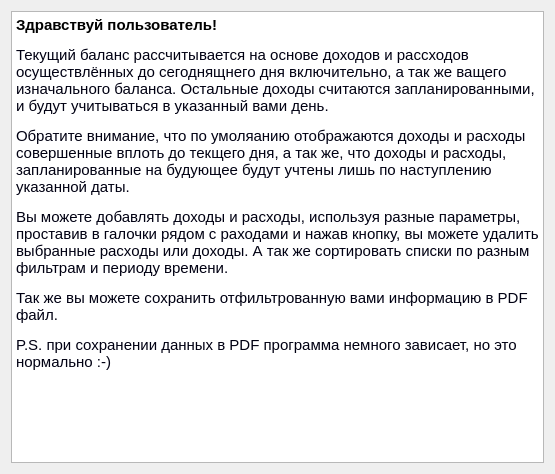
<?xml version="1.0" encoding="UTF-8"?>
<ui version="4.0">
 <class>Dialog</class>
 <widget class="QDialog" name="Dialog">
  <property name="geometry">
   <rect>
    <x>0</x>
    <y>0</y>
    <width>555</width>
    <height>474</height>
   </rect>
  </property>
  <property name="windowTitle">
   <string>Информация</string>
  </property>
  <layout class="QVBoxLayout" name="verticalLayout">
   <item>
    <widget class="QTextBrowser" name="textBrowser">
     <property name="minimumSize">
      <size>
       <width>300</width>
       <height>200</height>
      </size>
     </property>
     <property name="html">
      <string>&lt;!DOCTYPE HTML PUBLIC &quot;-//W3C//DTD HTML 4.0//EN&quot; &quot;http://www.w3.org/TR/REC-html40/strict.dtd&quot;&gt;
&lt;html&gt;&lt;head&gt;&lt;meta name=&quot;qrichtext&quot; content=&quot;1&quot; /&gt;&lt;style type=&quot;text/css&quot;&gt;
p, li { white-space: pre-wrap; }
&lt;/style&gt;&lt;/head&gt;&lt;body style=&quot; font-family:'MS Shell Dlg 2'; font-size:8.25pt; font-weight:400; font-style:normal;&quot;&gt;
&lt;p style=&quot; margin-top:12px; margin-bottom:12px; margin-left:0px; margin-right:0px; -qt-block-indent:0; text-indent:0px;&quot;&gt;&lt;span style=&quot; font-size:11pt; font-weight:600;&quot;&gt;Здравствуй пользователь!&lt;/span&gt;&lt;/p&gt;
&lt;p style=&quot; margin-top:12px; margin-bottom:12px; margin-left:0px; margin-right:0px; -qt-block-indent:0; text-indent:0px;&quot;&gt;&lt;span style=&quot; font-size:11pt; color:#000012;&quot;&gt;Текущий баланс рассчитывается на основе доходов и рассходов осуществлённых до сегоднящнего дня включительно, а так же ващего изначального баланса. Остальные доходы считаются запланированными, и будут учитываться в указанный вами день.&lt;/span&gt;&lt;/p&gt;
&lt;p style=&quot; margin-top:12px; margin-bottom:12px; margin-left:0px; margin-right:0px; -qt-block-indent:0; text-indent:0px;&quot;&gt;&lt;span style=&quot; font-size:11pt; color:#000012;&quot;&gt;Обратите внимание, что по умоляанию отображаются доходы и расходы совершенные вплоть до текщего дня, а так же, что доходы и расходы, запланированные на будующее будут учтены лишь по наступлению указанной даты.&lt;/span&gt;&lt;/p&gt;
&lt;p style=&quot; margin-top:12px; margin-bottom:12px; margin-left:0px; margin-right:0px; -qt-block-indent:0; text-indent:0px;&quot;&gt;&lt;span style=&quot; font-size:11pt; color:#000012;&quot;&gt;Вы можете добавлять доходы и расходы, используя разные параметры, проставив в галочки рядом с раходами и нажав кнопку, вы можете удалить выбранные расходы или доходы. А так же сортировать списки по разным фильтрам и периоду времени. &lt;/span&gt;&lt;/p&gt;
&lt;p style=&quot; margin-top:12px; margin-bottom:12px; margin-left:0px; margin-right:0px; -qt-block-indent:0; text-indent:0px;&quot;&gt;&lt;span style=&quot; font-size:11pt; color:#000012;&quot;&gt;Так же вы можете сохранить отфильтрованную вами информацию в PDF файл.&lt;/span&gt;&lt;/p&gt;
&lt;p style=&quot; margin-top:12px; margin-bottom:12px; margin-left:0px; margin-right:0px; -qt-block-indent:0; text-indent:0px;&quot;&gt;&lt;span style=&quot; font-size:11pt; color:#000012;&quot;&gt;P.S. при сохранении данных в PDF программа немного зависает, но это нормально :-)&lt;/span&gt;&lt;/p&gt;
&lt;p style=&quot;-qt-paragraph-type:empty; margin-top:12px; margin-bottom:12px; margin-left:0px; margin-right:0px; -qt-block-indent:0; text-indent:0px; font-size:11pt; color:#000012;&quot;&gt;&lt;br /&gt;&lt;/p&gt;
&lt;p style=&quot; margin-top:12px; margin-bottom:12px; margin-left:0px; margin-right:0px; -qt-block-indent:0; text-indent:0px;&quot;&gt;&lt;span style=&quot; color:#000012;&quot;&gt;&lt;br /&gt;&lt;/span&gt;&lt;/p&gt;&lt;/body&gt;&lt;/html&gt;</string>
     </property>
    </widget>
   </item>
  </layout>
 </widget>
 <resources/>
 <connections/>
</ui>
